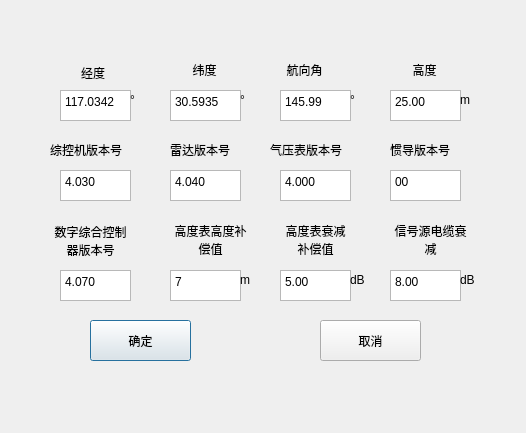
<?xml version="1.0" encoding="UTF-8"?>
<ui version="4.0">
 <class>IntegratedTestDialog</class>
 <widget class="QDialog" name="IntegratedTestDialog">
  <property name="geometry">
   <rect>
    <x>0</x>
    <y>0</y>
    <width>526</width>
    <height>433</height>
   </rect>
  </property>
  <property name="windowTitle">
   <string>Dialog</string>
  </property>
  <widget class="QTextEdit" name="textEdit">
   <property name="geometry">
    <rect>
     <x>60</x>
     <y>90</y>
     <width>71</width>
     <height>31</height>
    </rect>
   </property>
   <property name="styleSheet">
    <string notr="true">font: 9pt &quot;Microsoft YaHei UI&quot;;</string>
   </property>
   <property name="verticalScrollBarPolicy">
    <enum>Qt::ScrollBarAlwaysOff</enum>
   </property>
   <property name="horizontalScrollBarPolicy">
    <enum>Qt::ScrollBarAlwaysOff</enum>
   </property>
   <property name="html">
    <string>&lt;!DOCTYPE HTML PUBLIC &quot;-//W3C//DTD HTML 4.0//EN&quot; &quot;http://www.w3.org/TR/REC-html40/strict.dtd&quot;&gt;
&lt;html&gt;&lt;head&gt;&lt;meta name=&quot;qrichtext&quot; content=&quot;1&quot; /&gt;&lt;meta charset=&quot;utf-8&quot; /&gt;&lt;style type=&quot;text/css&quot;&gt;
p, li { white-space: pre-wrap; }
hr { height: 1px; border-width: 0; }
li.unchecked::marker { content: &quot;\2610&quot;; }
li.checked::marker { content: &quot;\2612&quot;; }
&lt;/style&gt;&lt;/head&gt;&lt;body style=&quot; font-family:'Microsoft YaHei UI'; font-size:9pt; font-weight:400; font-style:normal;&quot;&gt;
&lt;p style=&quot; margin-top:0px; margin-bottom:0px; margin-left:0px; margin-right:0px; -qt-block-indent:0; text-indent:0px;&quot;&gt;117.0342&lt;/p&gt;&lt;/body&gt;&lt;/html&gt;</string>
   </property>
  </widget>
  <widget class="QTextEdit" name="textEdit_2">
   <property name="geometry">
    <rect>
     <x>170</x>
     <y>90</y>
     <width>71</width>
     <height>31</height>
    </rect>
   </property>
   <property name="styleSheet">
    <string notr="true">font: 9pt &quot;Microsoft YaHei UI&quot;;</string>
   </property>
   <property name="verticalScrollBarPolicy">
    <enum>Qt::ScrollBarAlwaysOff</enum>
   </property>
   <property name="horizontalScrollBarPolicy">
    <enum>Qt::ScrollBarAlwaysOff</enum>
   </property>
   <property name="html">
    <string>&lt;!DOCTYPE HTML PUBLIC &quot;-//W3C//DTD HTML 4.0//EN&quot; &quot;http://www.w3.org/TR/REC-html40/strict.dtd&quot;&gt;
&lt;html&gt;&lt;head&gt;&lt;meta name=&quot;qrichtext&quot; content=&quot;1&quot; /&gt;&lt;meta charset=&quot;utf-8&quot; /&gt;&lt;style type=&quot;text/css&quot;&gt;
p, li { white-space: pre-wrap; }
hr { height: 1px; border-width: 0; }
li.unchecked::marker { content: &quot;\2610&quot;; }
li.checked::marker { content: &quot;\2612&quot;; }
&lt;/style&gt;&lt;/head&gt;&lt;body style=&quot; font-family:'Microsoft YaHei UI'; font-size:9pt; font-weight:400; font-style:normal;&quot;&gt;
&lt;p style=&quot; margin-top:0px; margin-bottom:0px; margin-left:0px; margin-right:0px; -qt-block-indent:0; text-indent:0px;&quot;&gt;30.5935&lt;/p&gt;&lt;/body&gt;&lt;/html&gt;</string>
   </property>
  </widget>
  <widget class="QTextEdit" name="textEdit_3">
   <property name="geometry">
    <rect>
     <x>280</x>
     <y>90</y>
     <width>71</width>
     <height>31</height>
    </rect>
   </property>
   <property name="styleSheet">
    <string notr="true">font: 9pt &quot;Microsoft YaHei UI&quot;;</string>
   </property>
   <property name="verticalScrollBarPolicy">
    <enum>Qt::ScrollBarAlwaysOff</enum>
   </property>
   <property name="horizontalScrollBarPolicy">
    <enum>Qt::ScrollBarAlwaysOff</enum>
   </property>
   <property name="html">
    <string>&lt;!DOCTYPE HTML PUBLIC &quot;-//W3C//DTD HTML 4.0//EN&quot; &quot;http://www.w3.org/TR/REC-html40/strict.dtd&quot;&gt;
&lt;html&gt;&lt;head&gt;&lt;meta name=&quot;qrichtext&quot; content=&quot;1&quot; /&gt;&lt;meta charset=&quot;utf-8&quot; /&gt;&lt;style type=&quot;text/css&quot;&gt;
p, li { white-space: pre-wrap; }
hr { height: 1px; border-width: 0; }
li.unchecked::marker { content: &quot;\2610&quot;; }
li.checked::marker { content: &quot;\2612&quot;; }
&lt;/style&gt;&lt;/head&gt;&lt;body style=&quot; font-family:'Microsoft YaHei UI'; font-size:9pt; font-weight:400; font-style:normal;&quot;&gt;
&lt;p style=&quot; margin-top:0px; margin-bottom:0px; margin-left:0px; margin-right:0px; -qt-block-indent:0; text-indent:0px;&quot;&gt;145.99&lt;/p&gt;&lt;/body&gt;&lt;/html&gt;</string>
   </property>
  </widget>
  <widget class="QTextEdit" name="textEdit_4">
   <property name="geometry">
    <rect>
     <x>390</x>
     <y>90</y>
     <width>71</width>
     <height>31</height>
    </rect>
   </property>
   <property name="styleSheet">
    <string notr="true">font: 9pt &quot;Microsoft YaHei UI&quot;;</string>
   </property>
   <property name="verticalScrollBarPolicy">
    <enum>Qt::ScrollBarAlwaysOff</enum>
   </property>
   <property name="horizontalScrollBarPolicy">
    <enum>Qt::ScrollBarAlwaysOff</enum>
   </property>
   <property name="html">
    <string>&lt;!DOCTYPE HTML PUBLIC &quot;-//W3C//DTD HTML 4.0//EN&quot; &quot;http://www.w3.org/TR/REC-html40/strict.dtd&quot;&gt;
&lt;html&gt;&lt;head&gt;&lt;meta name=&quot;qrichtext&quot; content=&quot;1&quot; /&gt;&lt;meta charset=&quot;utf-8&quot; /&gt;&lt;style type=&quot;text/css&quot;&gt;
p, li { white-space: pre-wrap; }
hr { height: 1px; border-width: 0; }
li.unchecked::marker { content: &quot;\2610&quot;; }
li.checked::marker { content: &quot;\2612&quot;; }
&lt;/style&gt;&lt;/head&gt;&lt;body style=&quot; font-family:'Microsoft YaHei UI'; font-size:9pt; font-weight:400; font-style:normal;&quot;&gt;
&lt;p style=&quot; margin-top:0px; margin-bottom:0px; margin-left:0px; margin-right:0px; -qt-block-indent:0; text-indent:0px;&quot;&gt;25.00&lt;/p&gt;&lt;/body&gt;&lt;/html&gt;</string>
   </property>
  </widget>
  <widget class="QTextEdit" name="textEdit_5">
   <property name="geometry">
    <rect>
     <x>60</x>
     <y>170</y>
     <width>71</width>
     <height>31</height>
    </rect>
   </property>
   <property name="styleSheet">
    <string notr="true">font: 9pt &quot;Microsoft YaHei UI&quot;;</string>
   </property>
   <property name="verticalScrollBarPolicy">
    <enum>Qt::ScrollBarAlwaysOff</enum>
   </property>
   <property name="horizontalScrollBarPolicy">
    <enum>Qt::ScrollBarAlwaysOff</enum>
   </property>
   <property name="html">
    <string>&lt;!DOCTYPE HTML PUBLIC &quot;-//W3C//DTD HTML 4.0//EN&quot; &quot;http://www.w3.org/TR/REC-html40/strict.dtd&quot;&gt;
&lt;html&gt;&lt;head&gt;&lt;meta name=&quot;qrichtext&quot; content=&quot;1&quot; /&gt;&lt;meta charset=&quot;utf-8&quot; /&gt;&lt;style type=&quot;text/css&quot;&gt;
p, li { white-space: pre-wrap; }
hr { height: 1px; border-width: 0; }
li.unchecked::marker { content: &quot;\2610&quot;; }
li.checked::marker { content: &quot;\2612&quot;; }
&lt;/style&gt;&lt;/head&gt;&lt;body style=&quot; font-family:'Microsoft YaHei UI'; font-size:9pt; font-weight:400; font-style:normal;&quot;&gt;
&lt;p style=&quot; margin-top:0px; margin-bottom:0px; margin-left:0px; margin-right:0px; -qt-block-indent:0; text-indent:0px;&quot;&gt;4.030&lt;/p&gt;&lt;/body&gt;&lt;/html&gt;</string>
   </property>
  </widget>
  <widget class="QTextEdit" name="textEdit_6">
   <property name="geometry">
    <rect>
     <x>170</x>
     <y>170</y>
     <width>71</width>
     <height>31</height>
    </rect>
   </property>
   <property name="styleSheet">
    <string notr="true">font: 9pt &quot;Microsoft YaHei UI&quot;;</string>
   </property>
   <property name="verticalScrollBarPolicy">
    <enum>Qt::ScrollBarAlwaysOff</enum>
   </property>
   <property name="horizontalScrollBarPolicy">
    <enum>Qt::ScrollBarAlwaysOff</enum>
   </property>
   <property name="html">
    <string>&lt;!DOCTYPE HTML PUBLIC &quot;-//W3C//DTD HTML 4.0//EN&quot; &quot;http://www.w3.org/TR/REC-html40/strict.dtd&quot;&gt;
&lt;html&gt;&lt;head&gt;&lt;meta name=&quot;qrichtext&quot; content=&quot;1&quot; /&gt;&lt;meta charset=&quot;utf-8&quot; /&gt;&lt;style type=&quot;text/css&quot;&gt;
p, li { white-space: pre-wrap; }
hr { height: 1px; border-width: 0; }
li.unchecked::marker { content: &quot;\2610&quot;; }
li.checked::marker { content: &quot;\2612&quot;; }
&lt;/style&gt;&lt;/head&gt;&lt;body style=&quot; font-family:'Microsoft YaHei UI'; font-size:9pt; font-weight:400; font-style:normal;&quot;&gt;
&lt;p style=&quot; margin-top:0px; margin-bottom:0px; margin-left:0px; margin-right:0px; -qt-block-indent:0; text-indent:0px;&quot;&gt;4.040&lt;/p&gt;&lt;/body&gt;&lt;/html&gt;</string>
   </property>
  </widget>
  <widget class="QTextEdit" name="textEdit_7">
   <property name="geometry">
    <rect>
     <x>280</x>
     <y>170</y>
     <width>71</width>
     <height>31</height>
    </rect>
   </property>
   <property name="styleSheet">
    <string notr="true">font: 9pt &quot;Microsoft YaHei UI&quot;;</string>
   </property>
   <property name="verticalScrollBarPolicy">
    <enum>Qt::ScrollBarAlwaysOff</enum>
   </property>
   <property name="horizontalScrollBarPolicy">
    <enum>Qt::ScrollBarAlwaysOff</enum>
   </property>
   <property name="html">
    <string>&lt;!DOCTYPE HTML PUBLIC &quot;-//W3C//DTD HTML 4.0//EN&quot; &quot;http://www.w3.org/TR/REC-html40/strict.dtd&quot;&gt;
&lt;html&gt;&lt;head&gt;&lt;meta name=&quot;qrichtext&quot; content=&quot;1&quot; /&gt;&lt;meta charset=&quot;utf-8&quot; /&gt;&lt;style type=&quot;text/css&quot;&gt;
p, li { white-space: pre-wrap; }
hr { height: 1px; border-width: 0; }
li.unchecked::marker { content: &quot;\2610&quot;; }
li.checked::marker { content: &quot;\2612&quot;; }
&lt;/style&gt;&lt;/head&gt;&lt;body style=&quot; font-family:'Microsoft YaHei UI'; font-size:9pt; font-weight:400; font-style:normal;&quot;&gt;
&lt;p style=&quot; margin-top:0px; margin-bottom:0px; margin-left:0px; margin-right:0px; -qt-block-indent:0; text-indent:0px;&quot;&gt;4.000&lt;/p&gt;&lt;/body&gt;&lt;/html&gt;</string>
   </property>
  </widget>
  <widget class="QTextEdit" name="textEdit_8">
   <property name="geometry">
    <rect>
     <x>390</x>
     <y>170</y>
     <width>71</width>
     <height>31</height>
    </rect>
   </property>
   <property name="styleSheet">
    <string notr="true">font: 9pt &quot;Microsoft YaHei UI&quot;;</string>
   </property>
   <property name="verticalScrollBarPolicy">
    <enum>Qt::ScrollBarAlwaysOff</enum>
   </property>
   <property name="horizontalScrollBarPolicy">
    <enum>Qt::ScrollBarAlwaysOff</enum>
   </property>
   <property name="html">
    <string>&lt;!DOCTYPE HTML PUBLIC &quot;-//W3C//DTD HTML 4.0//EN&quot; &quot;http://www.w3.org/TR/REC-html40/strict.dtd&quot;&gt;
&lt;html&gt;&lt;head&gt;&lt;meta name=&quot;qrichtext&quot; content=&quot;1&quot; /&gt;&lt;meta charset=&quot;utf-8&quot; /&gt;&lt;style type=&quot;text/css&quot;&gt;
p, li { white-space: pre-wrap; }
hr { height: 1px; border-width: 0; }
li.unchecked::marker { content: &quot;\2610&quot;; }
li.checked::marker { content: &quot;\2612&quot;; }
&lt;/style&gt;&lt;/head&gt;&lt;body style=&quot; font-family:'Microsoft YaHei UI'; font-size:9pt; font-weight:400; font-style:normal;&quot;&gt;
&lt;p style=&quot; margin-top:0px; margin-bottom:0px; margin-left:0px; margin-right:0px; -qt-block-indent:0; text-indent:0px;&quot;&gt;00&lt;/p&gt;&lt;/body&gt;&lt;/html&gt;</string>
   </property>
  </widget>
  <widget class="QTextEdit" name="textEdit_9">
   <property name="geometry">
    <rect>
     <x>60</x>
     <y>270</y>
     <width>71</width>
     <height>31</height>
    </rect>
   </property>
   <property name="styleSheet">
    <string notr="true">font: 9pt &quot;Microsoft YaHei UI&quot;;</string>
   </property>
   <property name="verticalScrollBarPolicy">
    <enum>Qt::ScrollBarAlwaysOff</enum>
   </property>
   <property name="horizontalScrollBarPolicy">
    <enum>Qt::ScrollBarAlwaysOff</enum>
   </property>
   <property name="html">
    <string>&lt;!DOCTYPE HTML PUBLIC &quot;-//W3C//DTD HTML 4.0//EN&quot; &quot;http://www.w3.org/TR/REC-html40/strict.dtd&quot;&gt;
&lt;html&gt;&lt;head&gt;&lt;meta name=&quot;qrichtext&quot; content=&quot;1&quot; /&gt;&lt;meta charset=&quot;utf-8&quot; /&gt;&lt;style type=&quot;text/css&quot;&gt;
p, li { white-space: pre-wrap; }
hr { height: 1px; border-width: 0; }
li.unchecked::marker { content: &quot;\2610&quot;; }
li.checked::marker { content: &quot;\2612&quot;; }
&lt;/style&gt;&lt;/head&gt;&lt;body style=&quot; font-family:'Microsoft YaHei UI'; font-size:9pt; font-weight:400; font-style:normal;&quot;&gt;
&lt;p style=&quot; margin-top:0px; margin-bottom:0px; margin-left:0px; margin-right:0px; -qt-block-indent:0; text-indent:0px;&quot;&gt;4.070&lt;/p&gt;&lt;/body&gt;&lt;/html&gt;</string>
   </property>
  </widget>
  <widget class="QTextEdit" name="textEdit_10">
   <property name="geometry">
    <rect>
     <x>170</x>
     <y>270</y>
     <width>71</width>
     <height>31</height>
    </rect>
   </property>
   <property name="styleSheet">
    <string notr="true">font: 9pt &quot;Microsoft YaHei UI&quot;;</string>
   </property>
   <property name="verticalScrollBarPolicy">
    <enum>Qt::ScrollBarAlwaysOff</enum>
   </property>
   <property name="horizontalScrollBarPolicy">
    <enum>Qt::ScrollBarAlwaysOff</enum>
   </property>
   <property name="html">
    <string>&lt;!DOCTYPE HTML PUBLIC &quot;-//W3C//DTD HTML 4.0//EN&quot; &quot;http://www.w3.org/TR/REC-html40/strict.dtd&quot;&gt;
&lt;html&gt;&lt;head&gt;&lt;meta name=&quot;qrichtext&quot; content=&quot;1&quot; /&gt;&lt;meta charset=&quot;utf-8&quot; /&gt;&lt;style type=&quot;text/css&quot;&gt;
p, li { white-space: pre-wrap; }
hr { height: 1px; border-width: 0; }
li.unchecked::marker { content: &quot;\2610&quot;; }
li.checked::marker { content: &quot;\2612&quot;; }
&lt;/style&gt;&lt;/head&gt;&lt;body style=&quot; font-family:'Microsoft YaHei UI'; font-size:9pt; font-weight:400; font-style:normal;&quot;&gt;
&lt;p style=&quot; margin-top:0px; margin-bottom:0px; margin-left:0px; margin-right:0px; -qt-block-indent:0; text-indent:0px;&quot;&gt;7&lt;/p&gt;&lt;/body&gt;&lt;/html&gt;</string>
   </property>
  </widget>
  <widget class="QTextEdit" name="textEdit_11">
   <property name="geometry">
    <rect>
     <x>280</x>
     <y>270</y>
     <width>71</width>
     <height>31</height>
    </rect>
   </property>
   <property name="styleSheet">
    <string notr="true">font: 9pt &quot;Microsoft YaHei UI&quot;;</string>
   </property>
   <property name="verticalScrollBarPolicy">
    <enum>Qt::ScrollBarAlwaysOff</enum>
   </property>
   <property name="horizontalScrollBarPolicy">
    <enum>Qt::ScrollBarAlwaysOff</enum>
   </property>
   <property name="html">
    <string>&lt;!DOCTYPE HTML PUBLIC &quot;-//W3C//DTD HTML 4.0//EN&quot; &quot;http://www.w3.org/TR/REC-html40/strict.dtd&quot;&gt;
&lt;html&gt;&lt;head&gt;&lt;meta name=&quot;qrichtext&quot; content=&quot;1&quot; /&gt;&lt;meta charset=&quot;utf-8&quot; /&gt;&lt;style type=&quot;text/css&quot;&gt;
p, li { white-space: pre-wrap; }
hr { height: 1px; border-width: 0; }
li.unchecked::marker { content: &quot;\2610&quot;; }
li.checked::marker { content: &quot;\2612&quot;; }
&lt;/style&gt;&lt;/head&gt;&lt;body style=&quot; font-family:'Microsoft YaHei UI'; font-size:9pt; font-weight:400; font-style:normal;&quot;&gt;
&lt;p style=&quot; margin-top:0px; margin-bottom:0px; margin-left:0px; margin-right:0px; -qt-block-indent:0; text-indent:0px;&quot;&gt;5.00&lt;/p&gt;&lt;/body&gt;&lt;/html&gt;</string>
   </property>
  </widget>
  <widget class="QTextEdit" name="textEdit_12">
   <property name="geometry">
    <rect>
     <x>390</x>
     <y>270</y>
     <width>71</width>
     <height>31</height>
    </rect>
   </property>
   <property name="styleSheet">
    <string notr="true">font: 9pt &quot;Microsoft YaHei UI&quot;;</string>
   </property>
   <property name="verticalScrollBarPolicy">
    <enum>Qt::ScrollBarAlwaysOff</enum>
   </property>
   <property name="horizontalScrollBarPolicy">
    <enum>Qt::ScrollBarAlwaysOff</enum>
   </property>
   <property name="html">
    <string>&lt;!DOCTYPE HTML PUBLIC &quot;-//W3C//DTD HTML 4.0//EN&quot; &quot;http://www.w3.org/TR/REC-html40/strict.dtd&quot;&gt;
&lt;html&gt;&lt;head&gt;&lt;meta name=&quot;qrichtext&quot; content=&quot;1&quot; /&gt;&lt;meta charset=&quot;utf-8&quot; /&gt;&lt;style type=&quot;text/css&quot;&gt;
p, li { white-space: pre-wrap; }
hr { height: 1px; border-width: 0; }
li.unchecked::marker { content: &quot;\2610&quot;; }
li.checked::marker { content: &quot;\2612&quot;; }
&lt;/style&gt;&lt;/head&gt;&lt;body style=&quot; font-family:'Microsoft YaHei UI'; font-size:9pt; font-weight:400; font-style:normal;&quot;&gt;
&lt;p style=&quot; margin-top:0px; margin-bottom:0px; margin-left:0px; margin-right:0px; -qt-block-indent:0; text-indent:0px;&quot;&gt;8.00&lt;/p&gt;&lt;/body&gt;&lt;/html&gt;</string>
   </property>
  </widget>
  <widget class="QPushButton" name="pushButton">
   <property name="geometry">
    <rect>
     <x>90</x>
     <y>320</y>
     <width>101</width>
     <height>41</height>
    </rect>
   </property>
   <property name="styleSheet">
    <string notr="true">border-image: url(:/MultiControlSys/res/btn.png);
font: 700 10pt &quot;Microsoft YaHei UI&quot;;</string>
   </property>
   <property name="text">
    <string>确定</string>
   </property>
  </widget>
  <widget class="QPushButton" name="pushButton_2">
   <property name="geometry">
    <rect>
     <x>320</x>
     <y>320</y>
     <width>101</width>
     <height>41</height>
    </rect>
   </property>
   <property name="styleSheet">
    <string notr="true">border-image: url(:/MultiControlSys/res/btn.png);
font: 700 10pt &quot;Microsoft YaHei UI&quot;;</string>
   </property>
   <property name="text">
    <string>取消</string>
   </property>
  </widget>
  <widget class="QLabel" name="label">
   <property name="geometry">
    <rect>
     <x>70</x>
     <y>63</y>
     <width>46</width>
     <height>20</height>
    </rect>
   </property>
   <property name="styleSheet">
    <string notr="true">font: 9pt &quot;Microsoft YaHei UI&quot;;</string>
   </property>
   <property name="text">
    <string>经度</string>
   </property>
   <property name="alignment">
    <set>Qt::AlignCenter</set>
   </property>
  </widget>
  <widget class="QLabel" name="label_2">
   <property name="geometry">
    <rect>
     <x>180</x>
     <y>60</y>
     <width>46</width>
     <height>20</height>
    </rect>
   </property>
   <property name="styleSheet">
    <string notr="true">font: 9pt &quot;Microsoft YaHei UI&quot;;</string>
   </property>
   <property name="text">
    <string> 纬度</string>
   </property>
   <property name="alignment">
    <set>Qt::AlignCenter</set>
   </property>
  </widget>
  <widget class="QLabel" name="label_3">
   <property name="geometry">
    <rect>
     <x>280</x>
     <y>60</y>
     <width>61</width>
     <height>20</height>
    </rect>
   </property>
   <property name="styleSheet">
    <string notr="true">font: 9pt &quot;Microsoft YaHei UI&quot;;</string>
   </property>
   <property name="text">
    <string>  航向角</string>
   </property>
  </widget>
  <widget class="QLabel" name="label_4">
   <property name="geometry">
    <rect>
     <x>400</x>
     <y>60</y>
     <width>46</width>
     <height>20</height>
    </rect>
   </property>
   <property name="styleSheet">
    <string notr="true">font: 9pt &quot;Microsoft YaHei UI&quot;;</string>
   </property>
   <property name="text">
    <string> 高度</string>
   </property>
   <property name="alignment">
    <set>Qt::AlignCenter</set>
   </property>
  </widget>
  <widget class="QLabel" name="label_5">
   <property name="geometry">
    <rect>
     <x>50</x>
     <y>140</y>
     <width>91</width>
     <height>20</height>
    </rect>
   </property>
   <property name="styleSheet">
    <string notr="true">font: 9pt &quot;Microsoft YaHei UI&quot;;</string>
   </property>
   <property name="text">
    <string>综控机版本号</string>
   </property>
  </widget>
  <widget class="QLabel" name="label_6">
   <property name="geometry">
    <rect>
     <x>170</x>
     <y>140</y>
     <width>75</width>
     <height>20</height>
    </rect>
   </property>
   <property name="styleSheet">
    <string notr="true">font: 9pt &quot;Microsoft YaHei UI&quot;;</string>
   </property>
   <property name="text">
    <string>雷达版本号</string>
   </property>
  </widget>
  <widget class="QLabel" name="label_7">
   <property name="geometry">
    <rect>
     <x>390</x>
     <y>140</y>
     <width>75</width>
     <height>20</height>
    </rect>
   </property>
   <property name="styleSheet">
    <string notr="true">font: 9pt &quot;Microsoft YaHei UI&quot;;</string>
   </property>
   <property name="text">
    <string>惯导版本号</string>
   </property>
  </widget>
  <widget class="QLabel" name="label_8">
   <property name="geometry">
    <rect>
     <x>270</x>
     <y>140</y>
     <width>90</width>
     <height>20</height>
    </rect>
   </property>
   <property name="styleSheet">
    <string notr="true">font: 9pt &quot;Microsoft YaHei UI&quot;;</string>
   </property>
   <property name="text">
    <string>气压表版本号</string>
   </property>
  </widget>
  <widget class="QLabel" name="label_9">
   <property name="geometry">
    <rect>
     <x>50</x>
     <y>220</y>
     <width>81</width>
     <height>41</height>
    </rect>
   </property>
   <property name="styleSheet">
    <string notr="true">font: 9pt &quot;Microsoft YaHei UI&quot;;</string>
   </property>
   <property name="text">
    <string>数字综合控制器版本号</string>
   </property>
   <property name="alignment">
    <set>Qt::AlignCenter</set>
   </property>
   <property name="wordWrap">
    <bool>true</bool>
   </property>
  </widget>
  <widget class="QLabel" name="label_10">
   <property name="geometry">
    <rect>
     <x>170</x>
     <y>219</y>
     <width>81</width>
     <height>41</height>
    </rect>
   </property>
   <property name="styleSheet">
    <string notr="true">font: 9pt &quot;Microsoft YaHei UI&quot;;</string>
   </property>
   <property name="text">
    <string>高度表高度补偿值</string>
   </property>
   <property name="alignment">
    <set>Qt::AlignCenter</set>
   </property>
   <property name="wordWrap">
    <bool>true</bool>
   </property>
  </widget>
  <widget class="QLabel" name="label_11">
   <property name="geometry">
    <rect>
     <x>280</x>
     <y>219</y>
     <width>71</width>
     <height>41</height>
    </rect>
   </property>
   <property name="styleSheet">
    <string notr="true">font: 9pt &quot;Microsoft YaHei UI&quot;;</string>
   </property>
   <property name="text">
    <string>高度表衰减补偿值</string>
   </property>
   <property name="alignment">
    <set>Qt::AlignCenter</set>
   </property>
   <property name="wordWrap">
    <bool>true</bool>
   </property>
  </widget>
  <widget class="QLabel" name="label_12">
   <property name="geometry">
    <rect>
     <x>390</x>
     <y>219</y>
     <width>81</width>
     <height>41</height>
    </rect>
   </property>
   <property name="styleSheet">
    <string notr="true">font: 9pt &quot;Microsoft YaHei UI&quot;;</string>
   </property>
   <property name="text">
    <string>信号源电缆衰减</string>
   </property>
   <property name="alignment">
    <set>Qt::AlignCenter</set>
   </property>
   <property name="wordWrap">
    <bool>true</bool>
   </property>
  </widget>
  <widget class="QLabel" name="label_13">
   <property name="geometry">
    <rect>
     <x>130</x>
     <y>90</y>
     <width>16</width>
     <height>20</height>
    </rect>
   </property>
   <property name="styleSheet">
    <string notr="true">font: 9pt &quot;Microsoft YaHei UI&quot;;</string>
   </property>
   <property name="text">
    <string>°</string>
   </property>
  </widget>
  <widget class="QLabel" name="label_14">
   <property name="geometry">
    <rect>
     <x>240</x>
     <y>90</y>
     <width>16</width>
     <height>20</height>
    </rect>
   </property>
   <property name="styleSheet">
    <string notr="true">font: 9pt &quot;Microsoft YaHei UI&quot;;</string>
   </property>
   <property name="text">
    <string>°</string>
   </property>
  </widget>
  <widget class="QLabel" name="label_15">
   <property name="geometry">
    <rect>
     <x>350</x>
     <y>90</y>
     <width>16</width>
     <height>20</height>
    </rect>
   </property>
   <property name="styleSheet">
    <string notr="true">font: 9pt &quot;Microsoft YaHei UI&quot;;</string>
   </property>
   <property name="text">
    <string>°</string>
   </property>
  </widget>
  <widget class="QLabel" name="label_16">
   <property name="geometry">
    <rect>
     <x>460</x>
     <y>90</y>
     <width>16</width>
     <height>20</height>
    </rect>
   </property>
   <property name="styleSheet">
    <string notr="true">font: 9pt &quot;Microsoft YaHei UI&quot;;</string>
   </property>
   <property name="text">
    <string>m</string>
   </property>
  </widget>
  <widget class="QLabel" name="label_17">
   <property name="geometry">
    <rect>
     <x>240</x>
     <y>270</y>
     <width>16</width>
     <height>20</height>
    </rect>
   </property>
   <property name="styleSheet">
    <string notr="true">font: 9pt &quot;Microsoft YaHei UI&quot;;</string>
   </property>
   <property name="text">
    <string>m</string>
   </property>
  </widget>
  <widget class="QLabel" name="label_18">
   <property name="geometry">
    <rect>
     <x>460</x>
     <y>270</y>
     <width>21</width>
     <height>20</height>
    </rect>
   </property>
   <property name="styleSheet">
    <string notr="true">font: 9pt &quot;Microsoft YaHei UI&quot;;</string>
   </property>
   <property name="text">
    <string>dB</string>
   </property>
  </widget>
  <widget class="QLabel" name="label_19">
   <property name="geometry">
    <rect>
     <x>350</x>
     <y>270</y>
     <width>21</width>
     <height>20</height>
    </rect>
   </property>
   <property name="styleSheet">
    <string notr="true">font: 9pt &quot;Microsoft YaHei UI&quot;;</string>
   </property>
   <property name="text">
    <string>dB</string>
   </property>
  </widget>
 </widget>
 <resources/>
 <connections/>
</ui>
